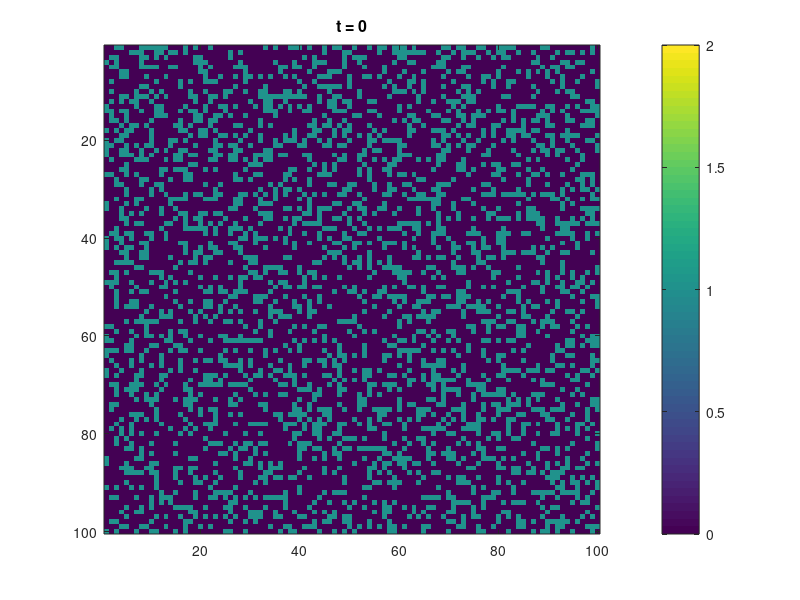

This figure's MATLAB source: (Note: this script raises an error after producing the figure.)
close all
clear all

N = 100;


%Initialize the matrix and randomly set the value to 0 (ready), 1(firing)
%or 2(resting).

Pread = 0.3;    %Probability of being in firing state

B_ar = zeros(N,N);
B_temp = zeros(N,N);
for i = 1:1:N
    for j = 1:1:N
        z = randi(10);
        if (z > 7)
            B_ar(i,j) = 1;
        else
            B_ar(i,j) = 0;
        end
    end
end

imagesc(B_ar);
caxis([0 2]);
colorbar;
title(['\fontsize{16}t = 0']);
figure
%At each timestep, check the neighbours and determine a new state
%for each state
    r = 1;

for t = 1:1000
    
    for i = 1:1:N
        for j = 1:1:N
            B_temp(i,j) = newState(B_ar, i, j);
        end
    end
    B_ar = B_temp;
        k = waitforbuttonpress;
        if k == 1
            error('Stopped');
        end
        imagesc(B_ar);
        caxis([0 2]);
        colorbar;
        title(['\fontsize{16}t = ', num2str(t)]);

    
    
end
